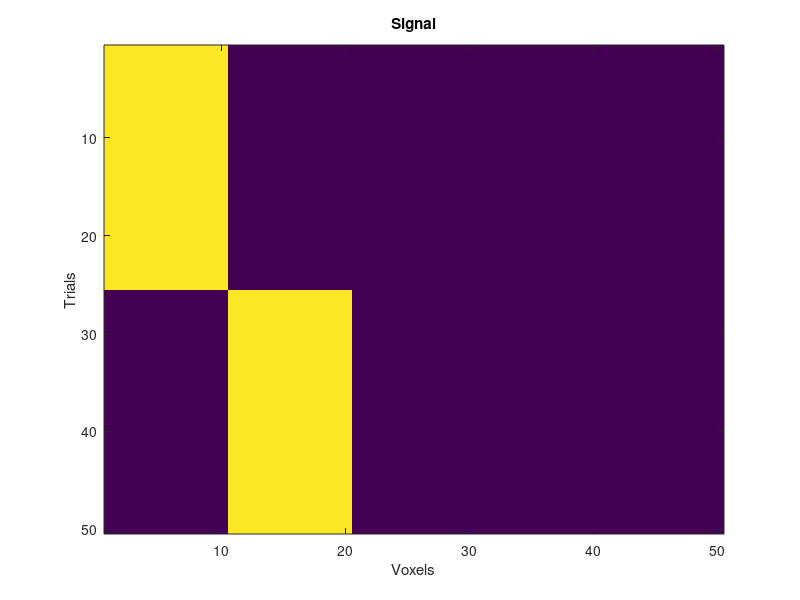
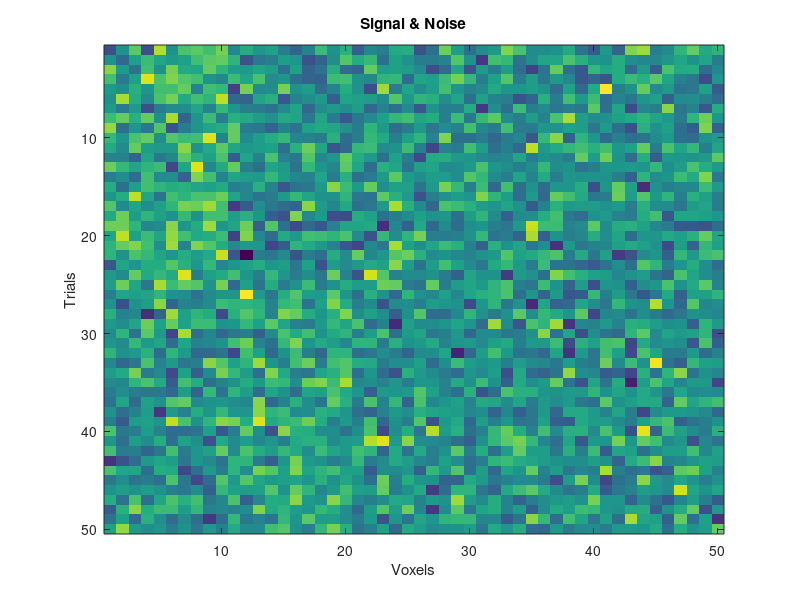

These figures' MATLAB source, in order: (Note: this script raises an error after producing the figures.)
%% Iterative Lasso 

%% WARNING: This will clear the work space & variables.
clear;clc;

%% You can set the parameters for CV here
% Please the dimension of the data sets 
ntrials = 50; % it has to be divisible by K
nvoxels = 50;
% Please set the number of folds 
k = 5;
% It needs to know the number of row labels
% ps:Currently, this program can just run normally when there are 2 rowlabels
rowLabels.num = 2;

% Set the strength of signal and noise
signal = 1;
numsignal = 20;
rng(1) % To make the result replicable
noise = 1.5;

% It is useful to know the size for the testing set
test.size = ntrials / k ;

% Display the parameters
disp ('Parameters: ')
disp(['number of Voxels= '  num2str(nvoxels)])
disp(['number of Trials= '  num2str(ntrials)])
disp(['K = '  num2str(k) ' (for K-folds CV)' ])
disp(['Number of row labels= ' num2str(rowLabels.num)])
disp(['Signal intensity = ' num2str(signal)])
disp(['Noise intensity = ' num2str(noise)])
disp(['Number of signals = ' num2str(numsignal)])

%% Simulate the data
% Creating the background 
X.raw = zeros(ntrials, nvoxels);

% % Add some signals 
X.raw(1:ntrials/rowLabels.num,1:numsignal / 2) = X.raw(1:ntrials/rowLabels.num,1:numsignal/2) + signal;
X.raw(ntrials/rowLabels.num + 1:end, numsignal/2 + 1 : numsignal) = X.raw(ntrials/rowLabels.num + 1 : end ,numsignal/2 + 1 : numsignal) + signal;
% plot the signal
figure(1)
imagesc(X.raw)
xlabel('Voxels');ylabel('Trials');title('Signal');

% Adding noise 
X.raw = X.raw + noise * randn(ntrials,nvoxels);   
% plot the noise + signal
figure(2)
imagesc(X.raw)
xlabel('Voxels');ylabel('Trials');title('Signal & Noise')

% Create row labels
rowLabels.whole = zeros(ntrials,1);
rowLabels.whole(1:ntrials / rowLabels.num ,1) = 1;
% imagesc(rowLabels.whole);

% Create new row labels for CV blocks
rowLabels.train = zeros(ntrials - test.size,1); 
rowLabels.train(1: (ntrials - test.size)/rowLabels.num ,1) = 1; 
rowLabels.test = zeros(test.size,1); 
rowLabels.test(1:test.size / rowLabels.num ,1) = 1; 



%% Generating indices for Outer CV
% generate indices for CV
CV.blocks = 1:k;
CV.blocks = CV.blocks';
CV.indices = repmat(CV.blocks,[ntrials / k,1]);

% Generate indices for CVglmnet
CV2.blocks = 1:k-1;
CV2.blocks = CV2.blocks';
CV2.indices = repmat(CV2.blocks,[ntrials / k,1]);

% Generate indices for CV (after the test set was taken out)
CV2.blocks = 1 : k-1;
CV2.blocks = CV2.blocks';
CV2.indices = repmat(CV2.blocks,[ntrials / k,1]);


% Creating indices for test set and training set
for i = 1: k
    test.indices(:,i) = CV.indices == i;
    train.indices(:,i) = CV.indices ~= i;
end



%% Iterative Lasso
used = false(k,nvoxels);
% Try the 1st iteration
for i = 1:k
    % Split the data into training set and testing set 
    X.test = X.raw(test.indices(:,i) ,:);
    X.train = X.raw(train.indices(:,i) ,:);

    % Fit cvglmnet
    cvfit(i) = cvglmnet (X.train, rowLabels.train, 'binomial', 'class', CV2.indices', 4);

    % Get the indice for the lambda with the best accuracy 
    lambda.best(i) = find(cvfit(i).lambda == cvfit(i).lambda_min);
    % Plot the cross-validation curve
%     cvglmnetPlot(cvfit(i));

    % Set the lambda value
    opts(i) = glmnetSet();
    opts(i).lambda = cvfit(i).lambda_min;

    % Fit glmnet
    fit(i) = glmnet(X.train, rowLabels.train, 'binomial', opts);

    % Evaluate the prediction 
    test.prediction(:,i) = (X.test * fit(i).beta + repmat(fit(i).a0, [test.size, 1])) > 0 ;  
    test.accuracy(:,i) = mean(rowLabels.test == test.prediction(:,i))';
    
    voxel.used(:,i) = fit(i).beta ~= 0;
    voxel.remain(:,i) = fit(i).beta == 0;
    voxInd(i).used = find(voxel.used(:,i));
    voxInd(i).remain = find(voxel.used(:,i) == 0);
    
    used( i, ~used(i,:) ) = fit(i).beta ~= 0;


end

% Display the average accuracy for this procedure 
disp(['The mean accuracy is ' num2str(mean(test.accuracy))])
% See if it is better than chance 
ttest(test.accuracy, 0.5)

% % Display the hit rate
% for i = 1:5
%     hit.amount(i) = sum(voxel.used(1:numsignal,i));
%     hit.rate(i) = sum(voxel.used(1:numsignal,i)) / numsignal;
% end
% hit.amount
% hit.rate
% 
% 
% %% 1st, try the next iteration 
% 
% % New data set
% for i = 1:k
%     % Re-subset the dataset
%     X.iter = X.raw(:,voxInd(i).remain);
% 
%     % Split the data into training set and testing set 
%     X.test = X.iter(test.indices(:,i) ,:);
%     X.train = X.iter(train.indices(:,i) ,:);
% 
%     % Fit cvglmnet
%     cvfit(i) = cvglmnet (X.train, rowLabels.train, 'binomial', 'class', CV2.indices', 4);
%     % Get the indice for the lambda with the best accuracy 
%     lambda.best(i) = find(cvfit(i).lambda == cvfit(i).lambda_min);
%     % Plot the cross-validation curve
% %     cvglmnetPlot(cvfit(i));
% 
%     % Set the lambda value
%     opts(i) = glmnetSet();
%     opts(i).lambda = cvfit(i).lambda_min;
% 
%     % Fit glmnet
%     fit(i) = glmnet(X.train, rowLabels.train, 'binomial', opts);
% 
%     % Evaluate the prediction 
%     test.prediction(:,i) = (X.test * fit(i).beta + repmat(fit(i).a0, [test.size, 1])) > 0 ;  
%     test.accuracy(:,i) = mean(rowLabels.test == test.prediction(:,i))'
% %     
% %     % Find indices for the voxels that have been used
% %     voxel(i).used = find (fit(i).beta ~= 0);
% %     % Find true signals that have been identified
% %     voxel(i).signal = sum(voxel(i).used <= numsignal);
% %     % Find indices for the voxels that have not been used
% %     voxel(i).remain = find (fit(i).beta == 0);
% %     % How many voxels have been used for each iteration
% %     voxel(i).num = sum(fit(i).beta ~= 0);
% %     
% end
% 
% % Display the average accuracy for this procedure 
% disp(['The mean accuracy is ' num2str(mean(test.accuracy))])
% % See if it is better than chance 
% ttest(test.accuracy, 0.5)
% 
